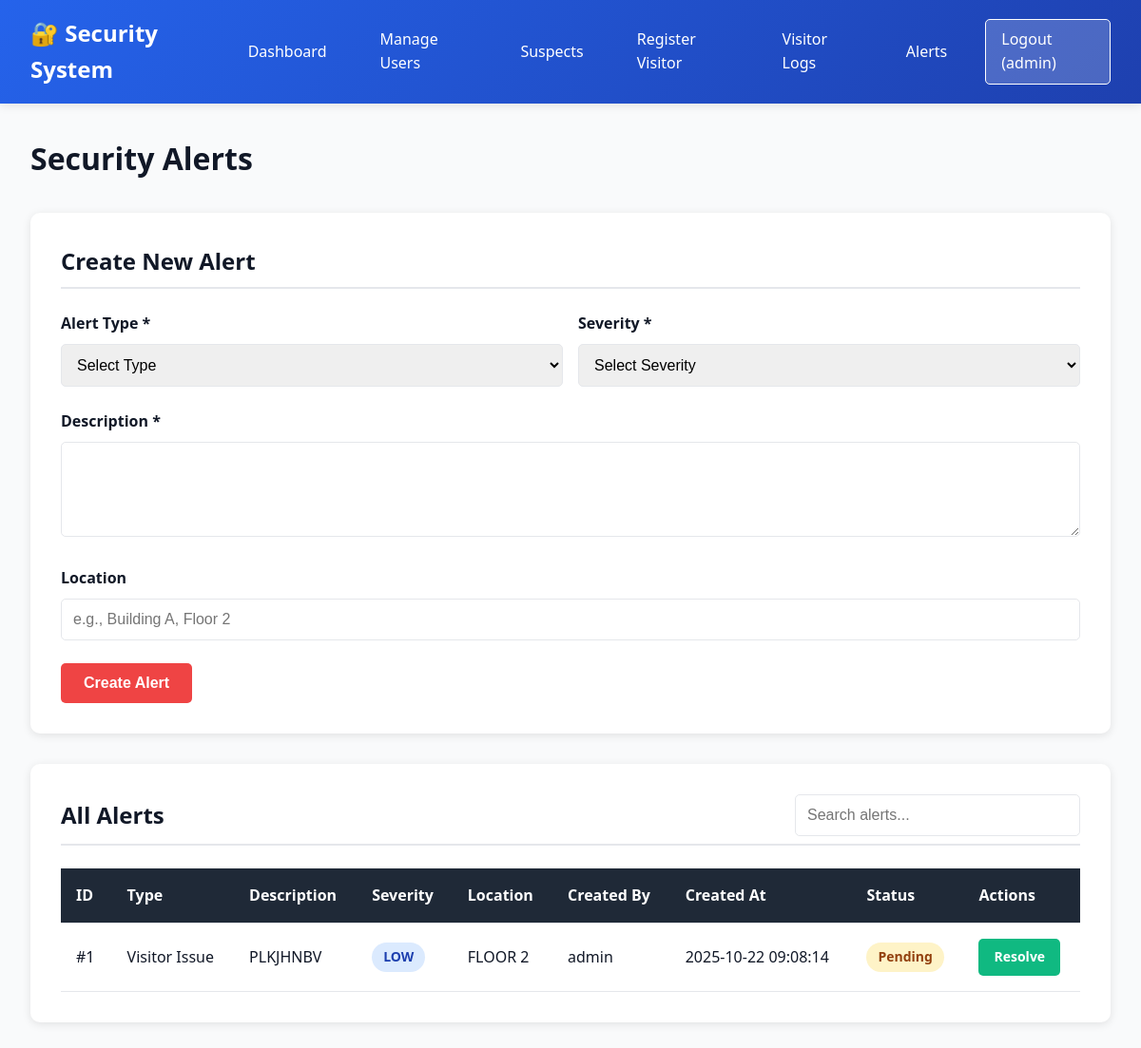
/alerts (signed in), run on the app's committed database.
### tables this page shows
CREATE TABLE alerts
                 (id INTEGER PRIMARY KEY AUTOINCREMENT,
                  alert_type TEXT NOT NULL,
                  description TEXT NOT NULL,
                  severity TEXT NOT NULL,
                  location TEXT,
                  created_by TEXT NOT NULL,
                  created_at TIMESTAMP DEFAULT CURRENT_TIMESTAMP,
                  resolved INTEGER DEFAULT 0);

### app.py (the view, shortened to what this page needs)
@app.route('/alerts', methods=['GET', 'POST'])
@login_required
def view_alerts():
    conn = sqlite3.connect('database.db')
    c = conn.cursor()
    c.execute("SELECT * FROM alerts ORDER BY created_at DESC")
    alerts = c.fetchall()
    conn.close()
    return render_template('view_alerts.html', alerts=alerts)

### app.py (called while the page is built)
def login_required(f):
    @wraps(f)
    def decorated_function(*args, **kwargs):
        if 'user_id' not in session:
            flash('Please log in to access this page.', 'warning')
            return redirect(url_for('login'))
        return f(*args, **kwargs)
    return decorated_function

### templates/view_alerts.html (shortened to what this page needs)
<!DOCTYPE html>
<html lang="en">
  <head>
    <link
      rel="stylesheet"
      href="{{ url_for('static', filename='css/style.css') }}"
    />
  </head>
  <body>
    <nav class="navbar">
      <div class="navbar-container">
        <div class="navbar-brand">🔐 Security System</div>
        <div class="navbar-menu">
          {% if session.role == 'admin' %}
          <a href="{{ url_for('admin_dashboard') }}">Dashboard</a>
          <a href="{{ url_for('manage_users') }}">Manage Users</a>
          <a href="{{ url_for('suspect_records') }}">Suspects</a>
          {% else %}
          <a href="{{ url_for('user_dashboard') }}">Dashboard</a>
          {% endif %}
          <a href="{{ url_for('register_visitor') }}">Register Visitor</a>
          <a href="{{ url_for('visitor_logs') }}">Visitor Logs</a>
          <a href="{{ url_for('view_alerts') }}">Alerts</a>
          <a href="{{ url_for('logout') }}" class="btn-logout"
            >Logout ({{ session.username }})</a
          >
        </div>
      </div>
    </nav>
    <div class="container">
      <h1 style="margin-bottom: 2rem">Security Alerts</h1>
      <div class="card">
        <div class="card-header">Create New Alert</div>
        <form method="POST" action="{{ url_for('view_alerts') }}">
          <div class="grid-2">
            <div class="form-group">
              <label for="alert_type">Alert Type *</label>
              <select
                id="alert_type"
                name="alert_type"
                class="form-control"
                required
              >
                <option value="">Select Type</option>
              </select>
            </div>
            <div class="form-group">
              <label for="severity">Severity *</label>
              <select
                id="severity"
                name="severity"
                class="form-control"
                required
              >
                <option value="">Select Severity</option>
              </select>
            </div>
          </div>
          <div class="form-group">
            <label for="description">Description *</label>
            <textarea
              id="description"
              name="description"
              class="form-control"
              required
              rows="3"
            ></textarea>
          </div>
          <div class="form-group">
            <label for="location">Location</label>
            <input
              type="text"
              id="location"
              name="location"
              class="form-control"
              placeholder="e.g., Building A, Floor 2"
            />
          </div>
          <button type="submit" class="btn btn-danger">Create Alert</button>
        </form>
      </div>
      <div class="card">
        <div class="card-header flex justify-between items-center">
          <span>All Alerts</span>
          <input
            type="text"
            class="search-input form-control"
            placeholder="Search alerts..."
            style="width: 300px"
          />
        </div>
        {% if alerts %}
        <div class="table-container">
          <table>
            <thead>
              <tr>
                <th>ID</th>
                <th>Type</th>
                <th>Description</th>
                <th>Severity</th>
                <th>Location</th>
                <th>Created By</th>
                <th>Created At</th>
                <th>Status</th>
                <th>Actions</th>
              </tr>
            </thead>
            <tbody>
              {% for alert in alerts %}
              <tr>
                <td>#{{ alert[0] }}</td>
                <td>{{ alert[1] }}</td>
                <td>{{ alert[2] }}</td>
                <td>
                  {% if alert[3] == 'high' %}
                  <span class="badge badge-danger">HIGH</span>
                  {% elif alert[3] == 'medium' %}
                  <span class="badge badge-warning">MEDIUM</span>
                  {% else %}
                  <span class="badge badge-info">LOW</span>
                  {% endif %}
                </td>
                <td>{{ alert[4] if alert[4] else 'N/A' }}</td>
                <td>{{ alert[5] }}</td>
                <td>{{ alert[6] }}</td>
                <td>
                  {% if alert[7] == 0 %}
                  <span class="badge badge-warning">Pending</span>
                  {% else %}
                  <span class="badge badge-success">Resolved</span>
                  {% endif %}
                </td>
                <td>
                  {% if alert[7] == 0 %}
                  <a
                    href="{{ url_for('resolve_alert', alert_id=alert[0]) }}"
                    class="btn btn-sm btn-success"
                    data-confirm="Mark this alert as resolved?"
                  >
                    Resolve
                  </a>
                  {% else %}
                  <span style="color: var(--text-secondary)">Resolved</span>
                  {% endif %}
                </td>
              </tr>
              {% endfor %}
            </tbody>
          </table>
        </div>
        {% else %}
        <p style="color: var(--text-secondary)">No alerts created yet.</p>
        {% endif %}
      </div>
    </div>
  </body>
</html>

### static/css/style.css (style rules this page uses)
* { margin: 0; padding: 0; box-sizing: border-box; }
:root { --primary-color: #2563eb; --secondary-color: #1e40af; --success-color: #10b981; --warning-color: #f59e0b; --danger-color: #ef4444; --dark-bg: #1f2937; --light-bg: #f9fafb; --border-color: #e5e7eb; --text-primary: #111827; --text-secondary: #6b7280; }
body { font-family: "Segoe UI", Tahoma, Geneva, Verdana, sans-serif; background-color: var(--light-bg); color: var(--text-primary); line-height: 1.6; }
.navbar { background: linear-gradient( 135deg, var(--primary-color), var(--secondary-color) ); color: white; padding: 1rem 2rem; box-shadow: 0 2px 10px rgba(0, 0, 0, 0.1); }
.navbar-container { max-width: 1400px; margin: 0 auto; display: flex; justify-content: space-between; align-items: center; }
.navbar-brand { font-size: 1.5rem; font-weight: bold; display: flex; align-items: center; gap: 0.5rem; }
.navbar-menu { display: flex; gap: 1.5rem; align-items: center; }
.navbar-menu a { color: white; text-decoration: none; padding: 0.5rem 1rem; border-radius: 5px; transition: background 0.3s; }
.btn-logout { background: rgba(255, 255, 255, 0.2); border: 1px solid white; }
.container { max-width: 1400px; margin: 2rem auto; padding: 0 2rem; }
.card { background: white; border-radius: 10px; padding: 2rem; box-shadow: 0 2px 10px rgba(0, 0, 0, 0.1); margin-bottom: 2rem; }
.card-header { font-size: 1.5rem; font-weight: bold; margin-bottom: 1.5rem; color: var(--text-primary); border-bottom: 2px solid var(--border-color); padding-bottom: 0.5rem; }
.form-group { margin-bottom: 1.5rem; }
.form-group label { display: block; margin-bottom: 0.5rem; font-weight: 600; color: var(--text-primary); }
.form-control { width: 100%; padding: 0.75rem; border: 1px solid var(--border-color); border-radius: 5px; font-size: 1rem; transition: border-color 0.3s; }
textarea.form-control { resize: vertical; min-height: 100px; }
.btn { padding: 0.75rem 1.5rem; border: none; border-radius: 5px; font-size: 1rem; font-weight: 600; cursor: pointer; transition: all 0.3s; text-decoration: none; display: inline-block; }
.btn-success { background: var(--success-color); color: white; }
.btn-danger { background: var(--danger-color); color: white; }
.table-container { overflow-x: auto; }
table { width: 100%; border-collapse: collapse; background: white; }
thead { background: var(--dark-bg); color: white; }
th, td { padding: 1rem; text-align: left; border-bottom: 1px solid var(--border-color); }
th { font-weight: 600; }
.badge { display: inline-block; padding: 0.25rem 0.75rem; border-radius: 20px; font-size: 0.875rem; font-weight: 600; }
.badge-warning { background: #fef3c7; color: #92400e; }
.badge-info { background: #dbeafe; color: #1e40af; }
.btn-sm { padding: 0.5rem 1rem; font-size: 0.875rem; }
.grid-2 { display: grid; grid-template-columns: repeat(2, 1fr); gap: 1rem; }
.flex { display: flex; }
.justify-between { justify-content: space-between; }
.items-center { align-items: center; }

### data on the page
alerts: username "admin", id "1", alert_type "Visitor Issue", description "PLKJHNBV", severity "LOW", location "FLOOR 2", created_by "admin", created_at "2025-10-22 09:08:14", resolved "Pending"
